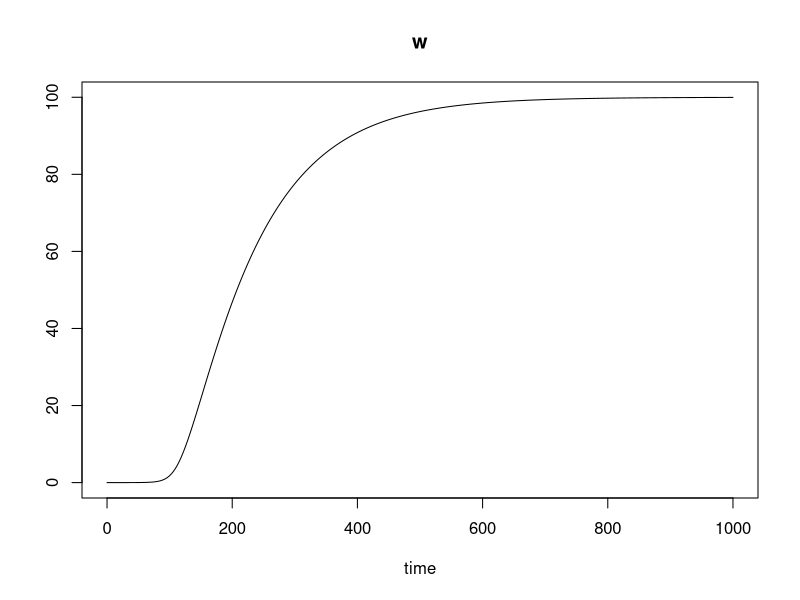
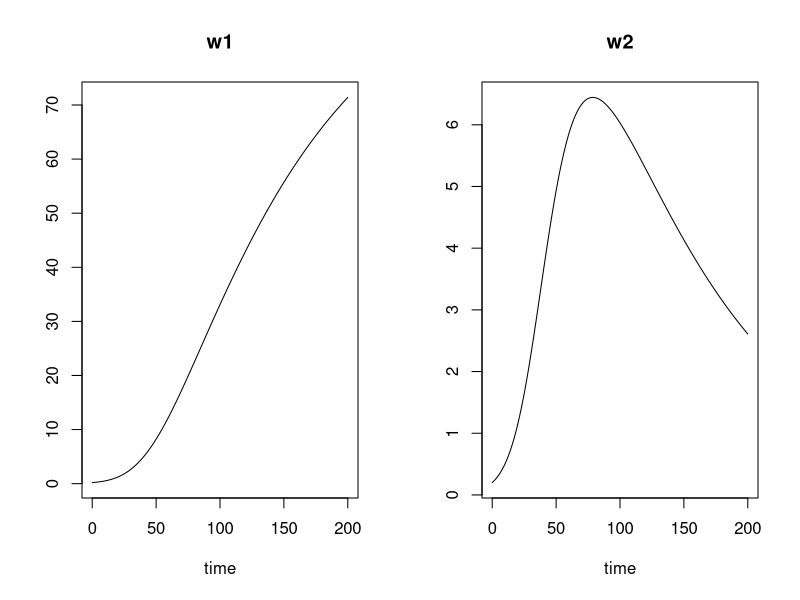

Reproduce these figures in R, in order. (Note: this script raises an error after producing the figures.)
library(deSolve)

#test model
parameters <- c(a = -8/3, b = -10, c = 28)
state <- c(X = 1, Y = 1, Z = 1)
times <- seq(0, 100, by = 0.01)

Lorenz <- function(t, state, parameters){
	with(as.list(c(state, parameters)),{
		# rate of change
		dX <- a*X + Y*Z
		dY <- b* (Y - Z)
		dZ <- -X*Y + c*Y - Z

		#return rate of change
		list(c(dX, dY, dZ))
	})
}

out <- ode(y = state, times = times, func = Lorenz, parms = parameters)
head(out)




#test model
parameters <- c(k = 0.11, m = 0.01, g = 0.1, n = 1)
state <- c(w = 0.0001)
times <- seq(0, 1000, by = 0.01)
growth <- function(t, state, parameters){
	with(as.list(c(state, parameters)),{
		# rate of change
		dw <- ((k*w/(1 + g*w^n))) - m*w

		#return rate of change
		list(c(dw))
	})
}
out <- ode(y = state, times = times, func = growth, parms = parameters)

head(out)
plot(out)


# two plant growth model

parameters <- c(k = 0.11, m = 0.01, g = 0.1, n = 1, C = 0.99, q = 2)
state <- c(w1 = 0.20, w2 = 0.2)
times <- seq(0, 200, by = 0.1)
growth2 <- function(t, state, parameters){
	with(as.list(c(state, parameters)),{
		# rate of change
		dw1 <- (w1^q/(w1^q + C*w2^q))*(k*(w1+w2)/(1 + g*(w1+w2)^n)) - m*w1
		dw2 <- (C*(w2^q/(w1^q + C*w2^q)))*(k*(w1+w2)/(1 + g*(w1+w2)^n)) - m*w2

		#return rate of change
		list(c(dw1, dw2))
	})
}


out <- ode(y = state, times = times, func = growth2, parms = parameters)

head(out)
plot(out)

# two plant growth model nested
w <- w1 + w2
parameters1 <- c(k = 0.11, m = 0.01, g = 0.1, n = 1, C = 1, b = 25)
parameters2 <- c(k = 0.11, m = 0.01, g = 0.1, n = 1, C = 1, b = 10)
parameters3 <- c(k = 0.11, m = 0.01, g = 0.1, n = 1, C = 0.5, b = 25)
parameters4 <- c(k = 0.11, m = 0.01, g = 0.1, n = 1, C = 0.2, b = 10)
parameters5 <- c(k = 0.11, m = 0.01, g = 0.1, n = 1, C = 0.2, b = 25)
parameters6 <- c(k = 0.11, m = 0.01, g = 0.1, n = 1, C = 0.9, b = 25)
state <- c(w1 = 1, w2 = 1)
times <- seq(0, 1000, by = 0.1)

growth3 <- function(t, state, parameters){
	with(as.list(c(state, parameters)),{
		if ((1 - (b / (w1^(2/3) + w2^(2/3)))) >= 0)
			theta <- (1 - (b / (w1^(2/3) + w2^(2/3))))
		else 
			theta <- 0
		dw1 <- (w1/(w1 + C*theta*w2))*(k*w1/(1 + g*(w1^n))) - m*w1
		dw2 <- (w2/(w2 + (theta*w1)/C))*(k*w2/(1 + g*(w2^n))) - m*w2

		#return rate of change
		list(c(dw1, dw2))
	})
}
equal <- ode(y = state, times = times, func = growth3, parms = parameters1)
plot(equal)

equalclose <- ode(y = state, times = times, func = growth3, parms = parameters2)
plot(equalclose)

stable <- ode(y = state, times = times, func = growth3, parms = parameters3)
plot(stable)

unstable <- ode(y = state, times = times, func = growth3, parms = parameters4)
plot(unstable)

stable2 <- ode(y = state, times = times, func = growth3, parms = parameters5)
plot(stable2)

stable3 <- ode(y = state, times = times, func = growth3, parms = parameters6)
plot(stable3)



head(out)
plot(out)
head(equal)
library(ggplot2)
library(reshape2)

head(equal)
equal <- as.data.frame(equal)
head(equal)
equalmelt <- melt(equal, id.vars = "time")
head(equalmelt)

equalplot <- ggplot(equalmelt) + 
  geom_line(aes(x = time, y = value, color = variable), size = 3) +
  scale_colour_manual(values=c("black", "red"),
  	name ="Plant", labels=c("Plant 1", "Plant 2")) +
  xlab("Time") + ylab("Biomass") +
  theme(axis.title.x = element_text(face="bold", size=20),
           axis.text.x  = element_text(size=16),
           axis.title.y = element_text(face="bold", size=20),
           axis.text.y  = element_text(size=16))
equalplot

head(equalclose)
equalclose <- as.data.frame(equalclose)
head(equalclose)
equalclosemelt <- melt(equalclose, id.vars = "time")
head(equalclosemelt)

equalcloseplot <- ggplot(equalclosemelt) + 
  geom_line(aes(x = time, y = value, color = variable), size = 3) +
  scale_colour_manual(values=c("black", "red"),
  	name ="Plant", labels=c("Plant 1", "Plant 2")) +
  xlab("Time") + ylab("Biomass") +
  theme(axis.title.x = element_text(face="bold", size=20),
           axis.text.x  = element_text(size=16),
           axis.title.y = element_text(face="bold", size=20),
           axis.text.y  = element_text(size=16))
equalcloseplot


head(stable)
stable <- as.data.frame(stable)
head(stable)
stablemelt <- melt(stable, id.vars = "time")
head(stablemelt)

stableplot <- ggplot(stablemelt) + 
  geom_line(aes(x = time, y = value, color = variable), size = 3) +
  scale_colour_manual(values=c("black", "red"),
  	name ="Plant", labels=c("Plant 1", "Plant 2")) +
  xlab("Time") + ylab("Biomass") +
  theme(axis.title.x = element_text(face="bold", size=20),
           axis.text.x  = element_text(size=16),
           axis.title.y = element_text(face="bold", size=20),
           axis.text.y  = element_text(size=16))
stableplot

head(unstable)
unstable <- as.data.frame(unstable)
head(unstable)
unstablemelt <- melt(unstable, id.vars = "time")
head(unstablemelt)

unstableplot <- ggplot(unstablemelt) + 
  geom_line(aes(x = time, y = value, color = variable), size = 3) +
  scale_colour_manual(values=c("black", "red"),
  	name ="Plant", labels=c("Plant 1", "Plant 2")) +
  xlab("Time") + ylab("Biomass") +
  theme(axis.title.x = element_text(face="bold", size=20),
           axis.text.x  = element_text(size=16),
           axis.title.y = element_text(face="bold", size=20),
           axis.text.y  = element_text(size=16))
unstableplot


head(stable2)
stable2 <- as.data.frame(stable2)
head(stable2)
stable2melt <- melt(stable2, id.vars = "time")
head(stable2melt)

stable2plot <- ggplot(stable2melt) + 
  geom_line(aes(x = time, y = value, color = variable), size = 3) +
  scale_colour_manual(values=c("black", "red"),
  	name ="Plant", labels=c("Plant 1", "Plant 2")) +
  xlab("Time") + ylab("Biomass") +
  theme(axis.title.x = element_text(face="bold", size=20),
           axis.text.x  = element_text(size=16),
           axis.title.y = element_text(face="bold", size=20),
           axis.text.y  = element_text(size=16))
stable2plot

head(stable3)
stable3 <- as.data.frame(stable3)
head(stable3)
stable3melt <- melt(stable3, id.vars = "time")
head(stable3melt)

stable3plot <- ggplot(stable3melt) + 
  geom_line(aes(x = time, y = value, color = variable), size = 3) +
  scale_colour_manual(values=c("black", "red"),
  	name ="Plant", labels=c("Plant 1", "Plant 2")) +
  xlab("Time") + ylab("Biomass") +
  theme(axis.title.x = element_text(face="bold", size=20),
           axis.text.x  = element_text(size=16),
           axis.title.y = element_text(face="bold", size=20),
           axis.text.y  = element_text(size=16))
stable3plot

#######
#September
#######

parameters <- c(k = 0.11, m = 0.01, g = 0.1, n = 1, C = 1, q = 2)
parameters_n <- c(k = 0.11, m = 0.01, g = 0.1, n = 0.9, C = 1, q = 2)


parameters1 <- c(k = 0.11, m = 0.01, g = 0.1, n = 1, C = 1, b = 25)
parameters2 <- c(k = 0.11, m = 0.01, g = 0.1, n = 1, C = 1, b = 10)
parameters3 <- c(k = 0.11, m = 0.01, g = 0.1, n = 1, C = 0.5, b = 25)
parameters4 <- c(k = 0.11, m = 0.01, g = 0.1, n = 1, C = 0.2, b = 10)
parameters5 <- c(k = 0.11, m = 0.01, g = 0.1, n = 1, C = 0.2, b = 25)
parameters6 <- c(k = 0.11, m = 0.01, g = 0.1, n = 1, C = 0.9, b = 25)



state <- c(w1 = 0.20, w2 = 0.20)
times <- seq(0, 400, by = 1)
growth3 <- function(t, state, parameters){
  with(as.list(c(state, parameters)),{
    if ((1 - (b / (w1^(2/3) + w2^(2/3)))) >= 0)
      theta <- (1 - (b / (w1^(2/3) + w2^(2/3))))
    else 
      theta <- 0
    dw1 <- (w1/(w1 + C*theta*w2))*(k*w1/(1 + g*(w1^n))) - m*w1
    dw2 <- (w2/(w2 + (theta*w1)/C))*(k*w2/(1 + g*(w2^n))) - m*w2

    #return rate of change
    list(c(dw1, dw2))
  })
}


out <- ode(y = state, times = times, func = growth2, parms = parameters_n)
head(out)
plot(out)

growth5 <- function(t, state, parameters){
  with(as.list(c(state, parameters)),{
    if ((1 - (b / (w1^(2/3) + w2^(2/3)))) >= 0)
      theta <- (1 - (b / (w1^(2/3) + w2^(2/3))))
    else 
      theta <- 0
    dw1 <- (w1/(w1 + C1*theta*w2))*(k*w1/(1 + g1*(w1^n1))) - m1*w1
    dw2 <- (w2/(w2 + (theta*w1)/C1))*(k*w2/(1 + g2*(w2^n2))) - m2*w2

    #return rate of change
    list(c(dw1, dw2))
  })
}

# compare this to HN non-crowded total biomass for these RILs
parameters_1 <- c(k = 0.11, m1 = 0.01, m2 = 0.01, g1 = 0.1, g2 = 0.1, n1 = 1, n2 = 1, C1 = 1, b = 50)
state <- c(w1 = 0.1, w2 = 0.1)
times <- seq(0, 1000, by = 1)
out_1 <- ode(y = state, times = times, func = growth5, parms = parameters_1)
head(out_1)
plot(out_1)

parameters_2 <- c(k = 0.11, m1 = 0.01, m2 = 0.01, g1 = 0.1, g2 = 0.1, n1 = 1, n2 = 1, C1 = 1, b = 20)
state <- c(w1 = 0.1, w2 = 0.1)
times <- seq(0, 1000, by = 1)
out_2 <- ode(y = state, times = times, func = growth5, parms = parameters_2)
head(out_2)
plot(out_2)

parameters_3 <- c(k = 0.11, m1 = 0.01, m2 = 0.01, g1 = 0.1, g2 = 0.1, n1 = 1, n2 = 1, C1 = 0.94, b = 20)
state <- c(w1 = 0.1, w2 = 0.1)
times <- seq(0, 1000, by = 1)
out_3 <- ode(y = state, times = times, func = growth5, parms = parameters_3)
head(out_3)
plot(out_3)
out_3[3]
parameters_4 <- c(k = 0.11, m1 = 0.01, m2 = 0.01, g1 = 0.1, g2 = 0.1, n1 = 1, n2 = 1, C1 = 0.94, b = 12)
state <- c(w1 = 0.1, w2 = 0.1)
times <- seq(0, 1000, by = 1)
out_4 <- ode(y = state, times = times, func = growth5, parms = parameters_4)
head(out_4)
plot(out_4)

library(reshape2)
library(ggplot2)
out_1[,c(1,3)]
out_all <- as.data.frame(cbind(out_1[,c(1,3)], out_2[,3], out_3[,3], out_4[,3]))
head(out_all)
colnames(out_all) <- paste(c("time", "UN_HN", "UN_LN", "CR_HN", "CR_LN"))
head(out_all)

out_allmelt <- melt(out_all, id.vars = "time")
head(out_allmelt)

out_allplot <- ggplot(out_allmelt) + 
  geom_line(aes(x = time, y = value, color = variable), size = 3) +
  scale_colour_manual(values=c("black", "red", "blue", "green"),
    name ="Treatment", labels=c("UN_HN", "UN_LN", "CR_HN", "CR_HN")) +
  xlab("Time") + ylab("Biomass Potential") +
  theme(axis.title.x = element_text(face="bold", size=20),
           axis.text.x  = element_text(size=16),
           axis.title.y = element_text(face="bold", size=20),
           axis.text.y  = element_text(size=16))
out_allplot
